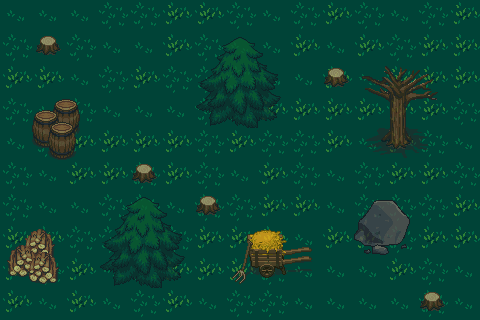

This game map was drawn from its Tiled (.tmx) file and the tilesets committed beside it. A one-line description and the full map source follow:
An orthogonal 15x10 tile map with 32x32 px tiles, 2 tile layers (G0, T0), 2 tilesets and 1 object (Point).

<map version="1.4" tiledversion="1.4.2" orientation="orthogonal" renderorder="right-down" width="15" height="10" tilewidth="32" tileheight="32" infinite="0" nextlayerid="4" nextobjectid="2">
 <properties>
  <property name="color" type="color" value="#ff550000" />
  <property name="f" type="float" value="12.3" />
  <property name="i" type="int" value="123" />
  <property name="isCool" type="bool" value="true" />
  <property name="obj" type="object" value="1" />
  <property name="path" type="file" value="../terrain.png" />
  <property name="str" value="foobar" />
 </properties>
 <tileset firstgid="1" name="terrain" tilewidth="32" tileheight="32" tilecount="1024" columns="32">
  <image source="../terrain.png" width="1024" height="1024" />
 </tileset>
 <tileset firstgid="1025" name="outside" tilewidth="32" tileheight="32" tilecount="1024" columns="32">
  <image source="../outside.png" width="1024" height="1024" />
 </tileset>
 <layer id="1" name="G0" width="15" height="10">
  <properties>
   <property name="ground" type="bool" value="true" />
  </properties>
  <data encoding="csv">
361,361,361,360,360,359,359,360,361,360,359,360,361,360,359,
360,361,360,361,361,359,360,361,361,359,361,359,360,359,359,
359,359,361,360,359,360,360,360,361,361,359,361,359,359,359,
360,361,360,361,361,361,360,360,359,359,359,359,359,359,360,
361,360,359,359,359,359,360,359,360,360,359,361,359,360,361,
360,361,359,359,360,359,360,361,359,360,361,360,359,359,360,
360,361,361,360,360,361,360,360,359,359,361,360,360,360,359,
359,359,360,360,361,360,359,359,359,361,359,359,360,359,359,
359,360,359,361,360,359,359,359,360,361,361,361,359,360,361,
359,361,359,361,360,359,361,360,360,361,361,361,361,360,361
</data>
 </layer>
 <layer id="2" name="T0" width="15" height="10" opacity="0.75">
  <properties>
   <property name="ground" type="bool" value="false" />
  </properties>
  <data encoding="csv">
0,0,0,0,0,0,0,0,0,0,0,0,0,0,0,
0,736,0,0,0,0,1127,1128,1129,0,0,0,0,0,0,
0,0,0,0,0,0,1159,1160,1161,0,736,1293,1294,1295,0,
0,647,648,0,0,0,1191,1192,1193,0,0,1325,1326,1327,0,
0,679,680,0,0,0,0,0,0,0,0,1357,1358,1359,0,
0,0,0,0,736,0,0,0,0,0,0,0,0,0,0,
0,0,0,1127,1128,1129,736,0,0,0,0,946,947,0,0,
1488,1489,0,1159,1160,1161,0,1863,1864,1865,0,978,979,0,0,
1520,1521,0,1191,1192,1193,0,1895,1896,1897,0,0,0,0,0,
0,0,0,0,0,0,0,0,0,0,0,0,0,736,0
</data>
 </layer>
 <objectgroup id="3" name="O1">
  <properties>
   <property name="ground" type="bool" value="false" />
  </properties>
  <object id="1" name="Point" x="128" y="96">
   <properties>
    <property name="foo" value="bar" />
   </properties>
   <point />
  </object>
 </objectgroup>
</map>
